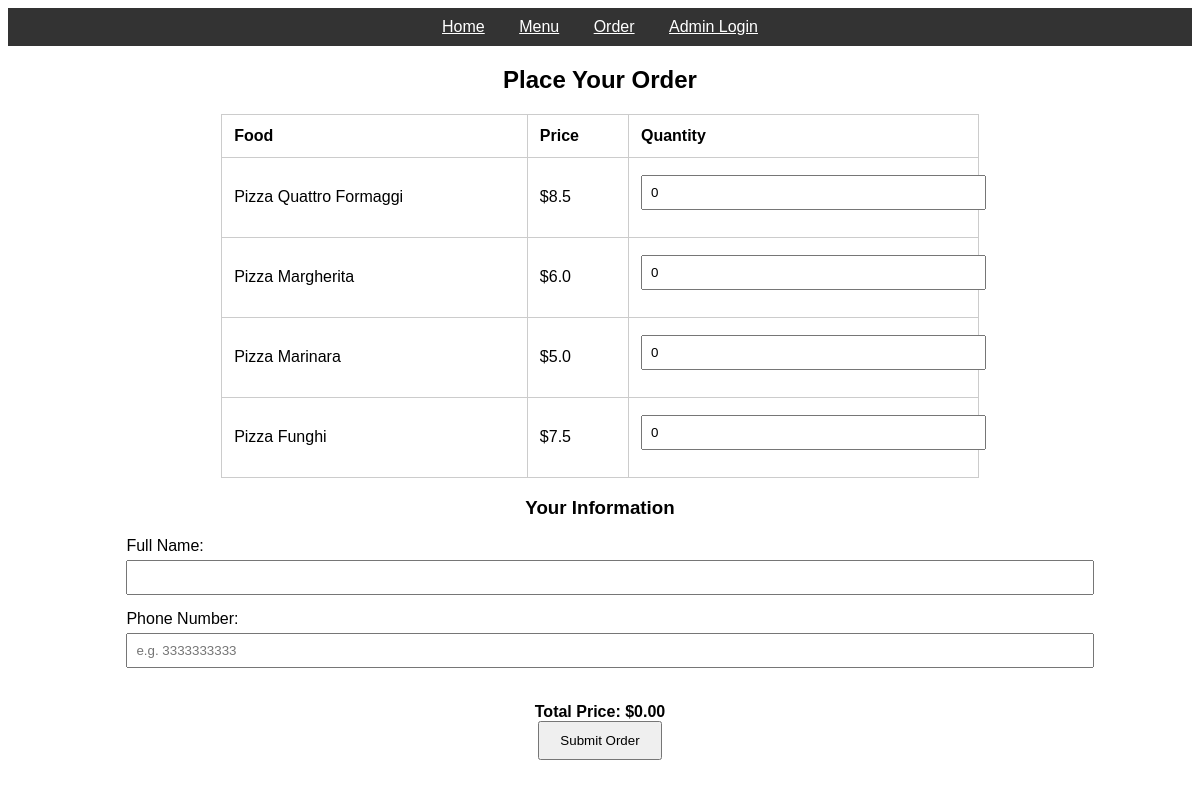
/order, run on an earlier commit of the app's database.
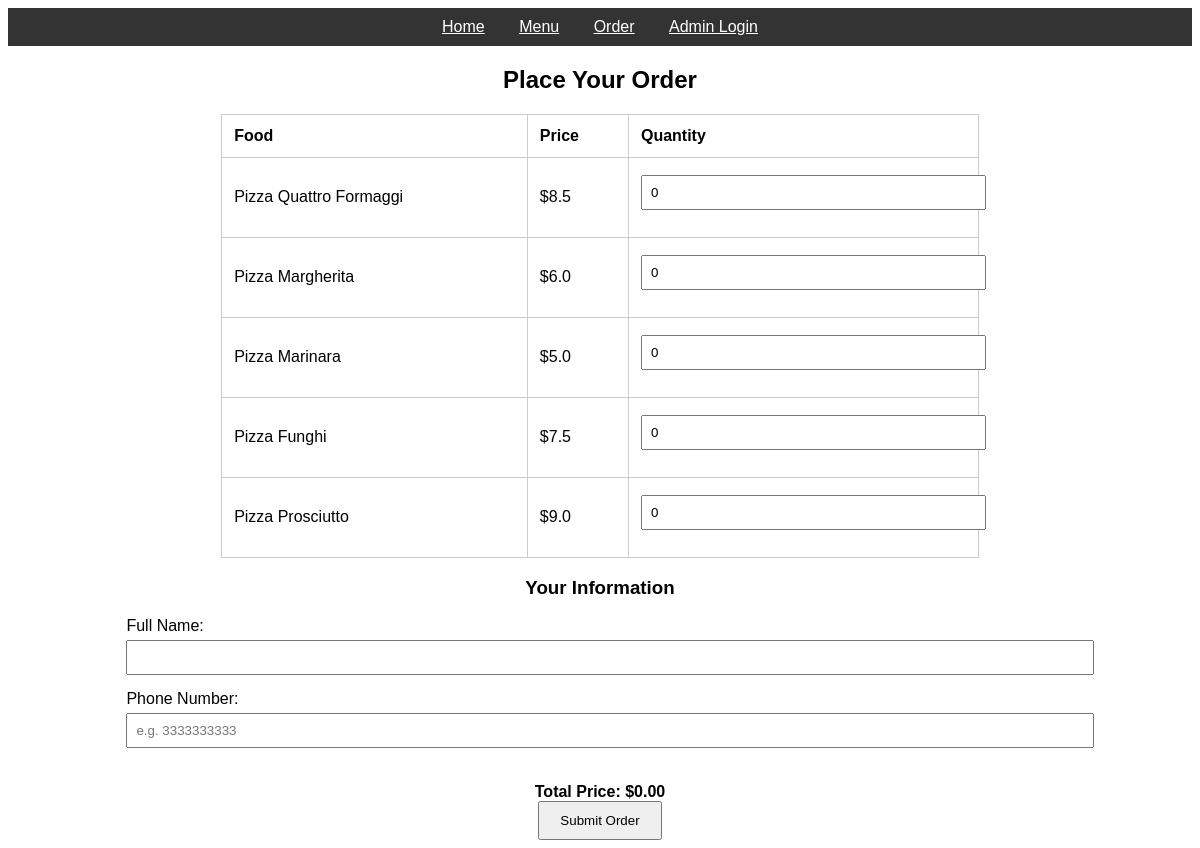
And on a later commit of the database.
### app.py (models this page shows)
class Food(db.Model):
    __tablename__ = 'food'
    id_food_id = db.Column(db.Integer, primary_key=True)
    gn_food_name = db.Column(db.Text, nullable=False)
    id_food_category_id = db.Column(db.Integer, nullable=False)
    nm_price_number = db.Column(db.Float, nullable=False)
    ds_food_descr = db.Column(db.Text, nullable=False)
    id_restaurant_id = db.Column(db.Integer, nullable=False)

### app.py (the view, shortened to what this page needs)
@app.route('/order', methods=['GET', 'POST'])
def order():
    foods = Food.query.all()
    return render_template('order.html', foods=foods)

### templates/order.html (shortened to what this page needs)
{% extends 'base.html' %}
{% block content %}
    <form method="POST">
        <h2>Place Your Order</h2>
        <table>
            <thead>
                <tr>
                    <th>Food</th>
                    <th>Price</th>
                    <th>Quantity</th>
                </tr>
            </thead>
            <tbody>
                {% for food in foods %}
                <tr>
                    <td>{{ food.gn_food_name }}</td>
                    <td>${{ food.nm_price_number }}</td>
                    <td>
                        <input type="number"
                               class="quantity-input"
                               name="quantity_{{ food.id_food_id }}"
                               min="0" value="0"
                               data-price="{{ food.nm_price_number }}">
                    </td>
                </tr>
                {% endfor %}
            </tbody>
        </table>
        <h3>Your Information</h3>
        <label>Full Name:</label>
        <input type="text" name="full_name" required>
        <label>Phone Number:</label>
        <input type="text" name="phone_number" pattern="\d{10}" required placeholder="e.g. 3333333333">
        <div style="text-align: center; margin-top: 20px;">
            <strong>Total Price: $<span id="total-price">0.00</span></strong>
        </div>
        <input type="submit" value="Submit Order">
    </form>
{% endblock %}

What changed in the data, as far as the page shows it:
added Food: gn_food_name "Pizza Prosciutto", nm_price_number "9.0"
